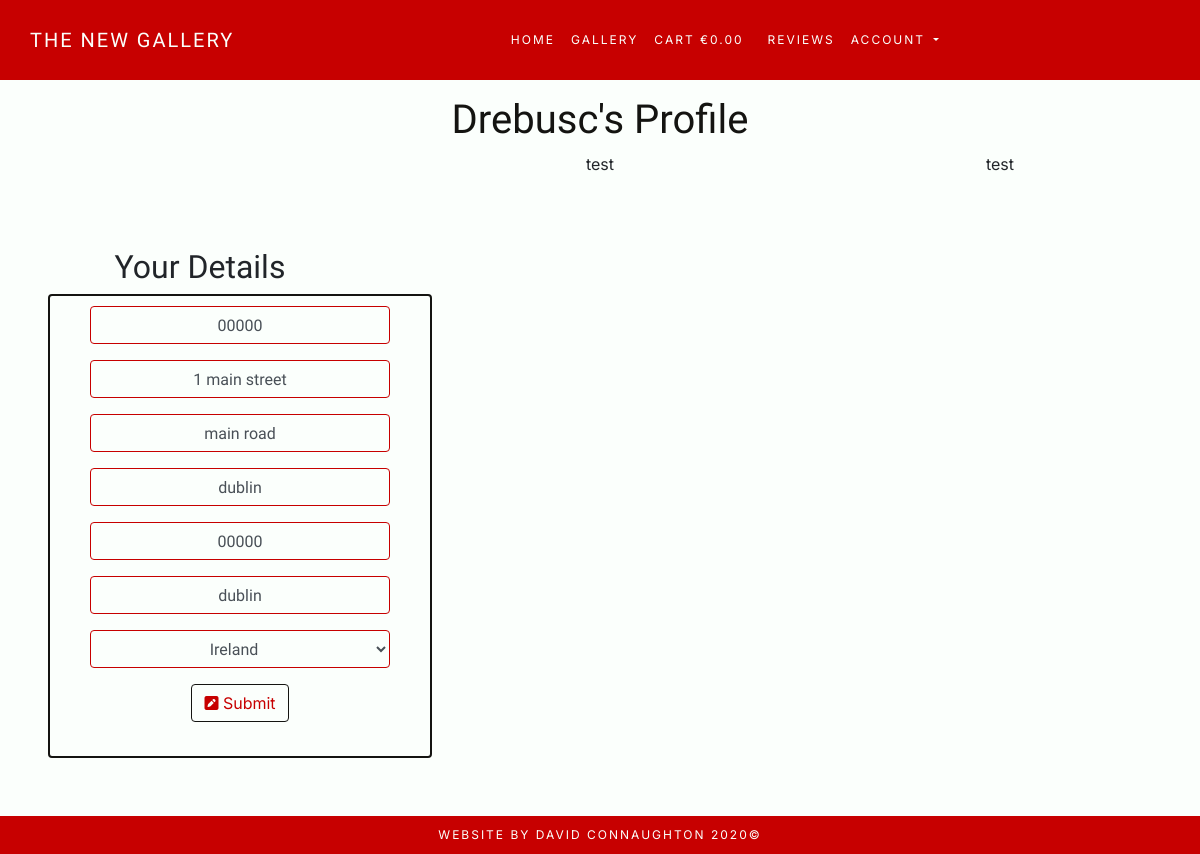
Before: /profile/ (signed in) with the older database file.
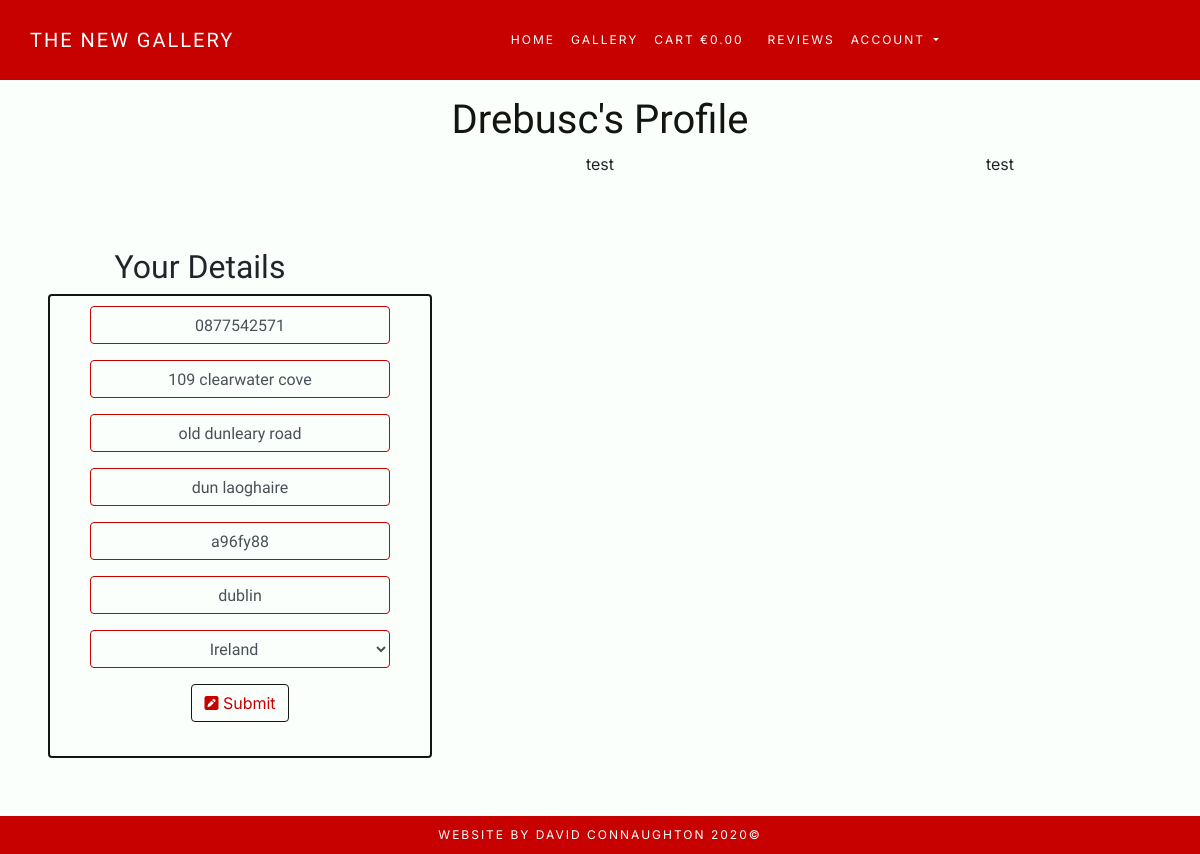
After: the same page with the newer database file.
### profiles/models.py (models this page shows)
class UserProfile(models.Model):
    user = models.OneToOneField(User, on_delete=models.CASCADE)
    default_phone_number = models.CharField(
        max_length=32, null=True, blank=True)
    default_street_address_1 = models.CharField(
        max_length=50, null=True, blank=True)
    default_street_address_2 = models.CharField(
        max_length=50, null=True, blank=True)
    default_county = models.CharField(max_length=50, null=True, blank=True)
    default_postcode = models.CharField(max_length=15, null=True, blank=True)
    default_city = models.CharField(max_length=32, null=True, blank=True)
    default_country = CountryField(
        blank_label='Country', null=True, blank=True
    )
    def __str__(self):
        return self.user.username

### profiles/views.py (the view)
# urls.py: path('', views.profile, name='profile'),
def profile(request):
    profile = get_object_or_404(UserProfile, user=request.user)
    if request.method == 'POST':
        form = UserProfileForm(request.POST, instance=profile)
        if form.is_valid():
            form.save()
    form = UserProfileForm(instance=profile)
    orders = profile.orders.all()
    template = 'profiles/profile.html'
    context = {
        'profile': profile,
        'form': form,
        'orders': orders,
        'on_profile_page': True,
    }
    return render(request, template, context)

### cart/contexts.py (called while the page is built, shortened)
def cart_contents(request):
    cart_items = []
    total = 0
    photo_count = 0
    cart = request.session.get('cart', {})
    context = {
        'cart_items': cart_items,
        'total': total,
        'photo_count': photo_count,
    }
    return context

### profiles/templates/profiles/profile.html (shortened to what this page needs)
{% extends "base.html" %}
{% load static %}
{% load cart_tools %}
{% block extra_css %}
<link rel="stylesheet" href="{% static 'profiles/css/profiles.css' %}">
{% endblock %}
{% block content %}
    <div class="container-fluid mx-auto row justify-content-center">
        <h1 class="mt-5 pt-5 header profile-header">{{ profile }}'s Profile</h1>
        <br>
    </div>
    <div class="container-fluid">
        <div class="row">
            <div class="col-md-4 m-5 p-5 mx-auto text-center">
                <div class="row">
                    <div class="col-md-12">
                        <h2>Your Details</h2>
                        <div class="card mx-auto text-center card-outline">
                            <form action="{% url 'profile' %}" method="POST" id="profile-update-form">
                                {{ form|crispy }}
                                <button class="btn btn-outline page-button">
                                    <i class="fas fa-pen-square"></i>
                                        Submit
                                </button>
                            </form>
                            <br>
                        </div>
                    </div>
                </div>
            </div>
            <div class="col-md-4 mx-auto text-center">
                <div class="row">
                    <div class="col-md-12">
                        <p>test</p>
                    </div>
                </div>
            </div>
            <div class="col-md-4 mx-auto text-center">
                <div class="row">
                    <div class="col-md-12">
                        <p>test</p>
                    </div>
                </div>
            </div>
        </div>
    </div>
{% endblock %}

### templates/base.html (shortened to what this page needs)
{% load static %}
<!DOCTYPE html>
<html lang="en">
    <head>
        {% block corecss %}
            <link rel="stylesheet" href="https://cdnjs.cloudflare.com/ajax/libs/twitter-bootstrap/4.5.2/css/bootstrap.min.css">
            <link rel="stylesheet" href="{% static 'css/base.css' %}">
        {% endblock %}
        {% block extra_css %}
        {% endblock %}
    </head>
    <body>
        {% block header %}
           <section>
               <nav class="navbar navbar-expand-lg navbar-dark fixed-top" id="navbar">
                    <a class="navbar-brand" href="{% url 'home' %}">The New Gallery</a>
                    <div class="collapse navbar-collapse" id="navbar-list">
                        <ul class="navbar-nav mx-auto text-center">
                            <li class="nav-item active">
                                <a class="nav-link" href="{% url 'home' %}">Home <span class="sr-only">(current)</span></a>
                            </li>
                            <li class="nav-item">
                                <a class="nav-link" href="{% url 'photos' %}">Gallery</a>
                            </li>
                            <li class="nav-item">
                                <li class="list-inline-item">
                                    <a class="nav-link" href="{% url 'view_cart' %}">
                                        <div class="text-center">
                                            <div>
                                                Cart
                                                {% if total %}
                                                    €{{ total|floatformat:2 }}
                                                {% else %}
                                                    €0.00
                                                {% endif %}
                                            </div>
                                        </div>
                                    </a>
                                </li>
                            </li>
                            <li class="nav-item">
                                <a class="nav-link" href="{% url 'reviews' %}">Reviews</a>
                            </li>
                            <li class="nav-item dropdown">
                                <a class="nav-link dropdown-toggle" href="#" id="navbarDropdown" role="button" data-toggle="dropdown" aria-haspopup="true" aria-expanded="false">
                                    Account
                                </a>
                            </li>
                        </ul>
                    </div>
                </nav>
           </section>
        {% endblock %}
        {% block content %}
        {% endblock %}
        {% block footer %}
            <section>
                <footer>
                    <div class="container-fluid text-center" id="footer">
                        <div class="row">
                            <div class="col-md-12 text-center">
                                Website by David Connaughton 2020©
                            </div>
                        </div>
                    </div>
                </footer>
            </section>
        {% endblock %}
    </body>
</html>

### static/css/base.css (style rules this page uses)
html { height: 100%; }
body { font-family: 'Inter', sans-serif !important; background-color: #FBFFFC; }
h1, h2, h3, h4, h5, .small { font-family: 'Work Sans', sans-serif !important; }
.header { color: #141411; }
.navbar { background-color: #c70000; font-size: 12px; letter-spacing: 2px; text-transform: uppercase; margin: 0px; padding: 20px 0px; border-radius: 0px; }
.navbar-brand { font-size: 20px; padding-left: 30px; color: #FBFFFC !important; font-family: 'Work Sans', sans-serif !important; }
.navbar-nav :link, .navbar-nav :visited { color: #FBFFFC!important; background-color: #c70000; font-size: 12px; justify-content: center; }
#footer { background-color: #c70000; color: #FBFFFC; font-size: 12px; letter-spacing: 2px; text-transform: uppercase; text-align: center; padding: 10px 0; overflow: hidden; position: fixed; bottom: 0; }
.card { width: 24rem; }
.card-outline { border: solid #141411 2px; background-color: #FBFFFC; padding: 10px; }
.page-button { color: #c70000; border-color: #141411; }
.form-group { min-width: 150px; max-width: 300px; display: block; margin-left: auto; margin-right: auto; }
.form-control, select, #id_email { background-color: #FBFFFC; font-family: 'Work Sans', sans-serif !important; border: solid #c70000 1px !important; text-align: center; display: block; margin-left: auto; margin-right: auto; }
select { width: 110px; margin-bottom: 5px; }

### profiles/static/profiles/css/profiles.css (style rules this page uses)
.form-control { text-align: center; }
.profile-header { text-transform: capitalize; }

Changed rows visible on the page:
changed UserProfile "dublin": default_phone_number "00000" → "0877542571"; default_street_address_1 "1 main street" → "109 clearwater cove"; default_street_address_2 "main road" → "old dunleary road"; default_county "dublin" → "dun laoghaire"; default_postcode "00000" → "a96fy88"
